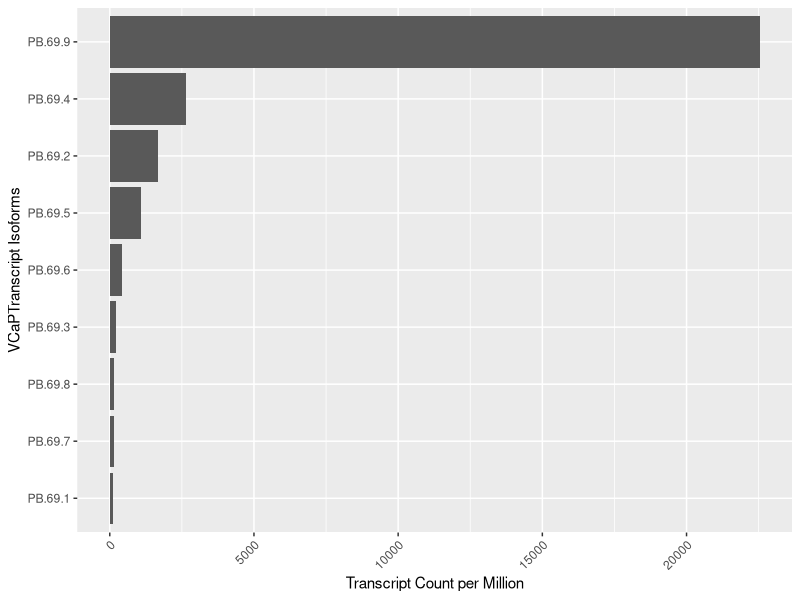
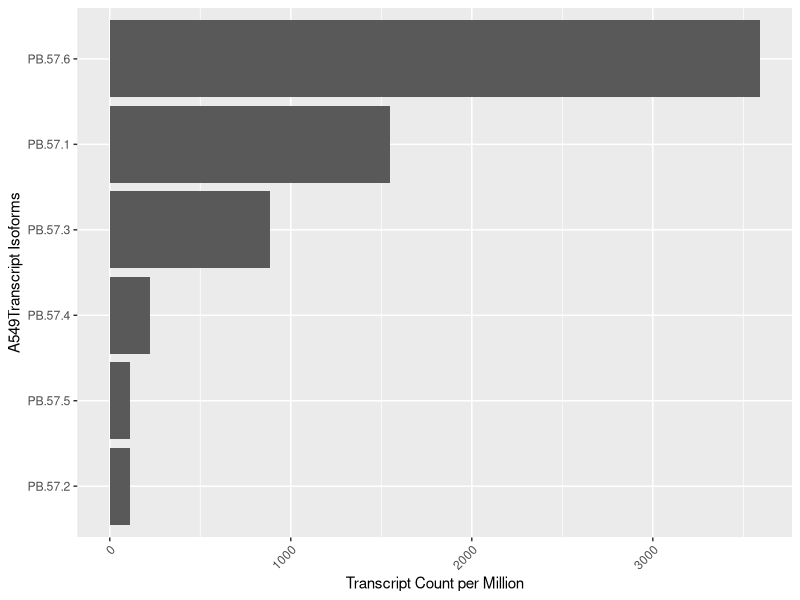
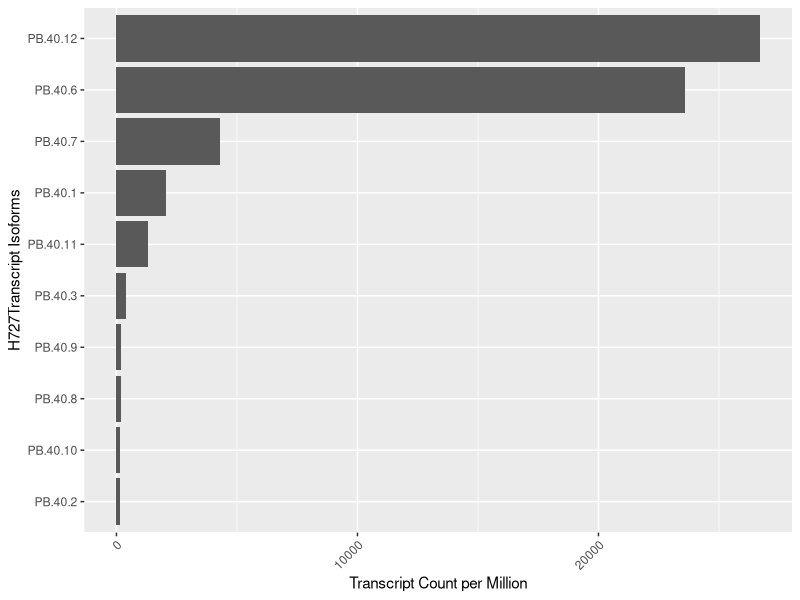
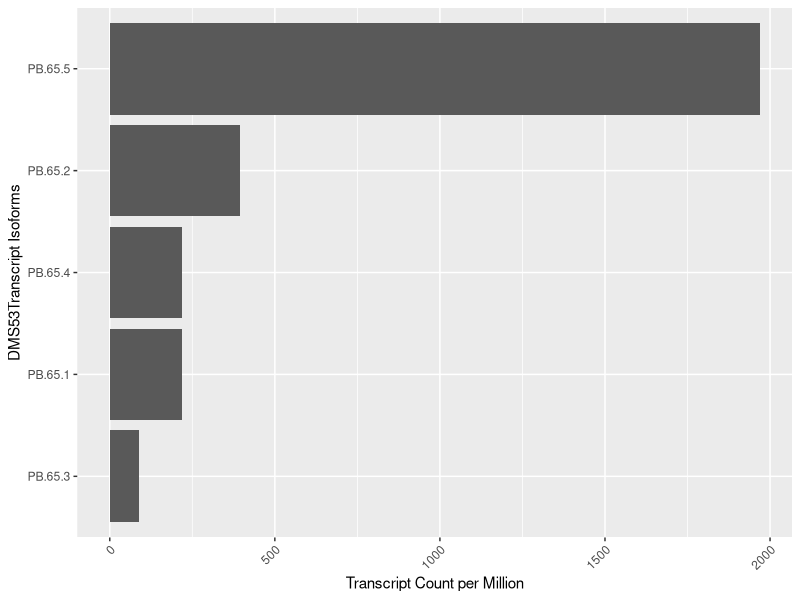
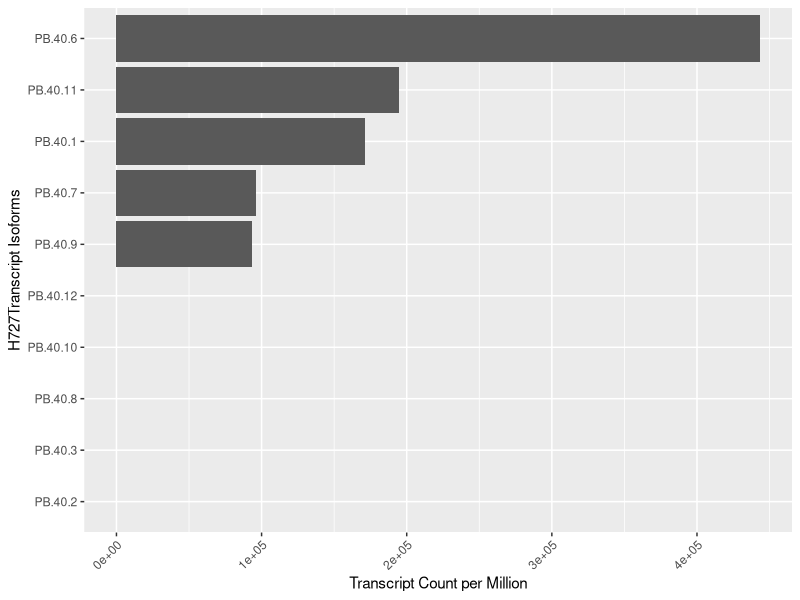

Generate these figures, in order, with R:
##################################2019-07-01###################################
##lbc008-A549;lbc016-H226;lbc024-DMS-53;lbc032-H727;lbc040-VCaP;lbc048-LNCaP###
##no igf1r-as1 isoform: lbc016-H226, lbc048-LNCaP##############################
###############################################################################

isoform_normlize<-function(nreads,totalFL){
  nreads.norm<-nreads/totalFL*10^6
}

#VCaPcell1##
nreads<-c(2,18,24,15,3,3,2,233)
totalFL<-10659
VCaP.cell1<-data.frame(isoform=paste0("PB.53.",1:8),NormCount=isoform_normlize(nreads,totalFL))
#H727cell1##
nreads<-c(18,2,2,3,199,39,2,11,233)
totalFL<-8536
H727.cell1<-data.frame(isoform=paste0("PB.33.",1:9),NormCount=isoform_normlize(nreads,totalFL))
#DMS53#
nreads<-c(3,7,2,24)
totalFL<-12573
DMS53.cell1<-data.frame(isoform=paste0("PB.58.",1:4),NormCount=isoform_normlize(nreads,totalFL))
#A549##
nreads<-c(13,11,35)
totalFL<-10101
A549.cell1<-data.frame(isoform=paste0("PB.45.",1:3),NormCount=isoform_normlize(nreads,totalFL))


##merged cells##
#VCaPcell1##
nreads<-c(2,32,4,51,21,8,3,3,435)
totalFL<-19296
VCaP.merge<-data.frame(isoform=paste0("PB.69.",1:9),NormCount=isoform_normlize(nreads,totalFL))
#H727cell1##
nreads<-c(32,2,6,364,66,3,3,2,20,412)
totalFL<-15425
H727.merge<-data.frame(isoform=paste0("PB.40.",c(1:3,6:12)),NormCount=isoform_normlize(nreads,totalFL))
#DMS53#
nreads<-c(5,9,2,5,45)
totalFL<-22852
DMS53.merge<-data.frame(isoform=paste0("PB.65.",1:5),NormCount=isoform_normlize(nreads,totalFL))
#A549##
nreads<-c(28,2,16,4,2,65)
totalFL<-18098
A549.merge<-data.frame(isoform=paste0("PB.57.",1:6),NormCount=isoform_normlize(nreads,totalFL))

##output data##
write.table(VCaP.merge,"VCaP.merge.isoform.txt",quote=FALSE,col.names = TRUE,row.names = FALSE,sep = "\t")
write.table(H727.merge,"H727.merge.isoform.txt",quote=FALSE,col.names = TRUE,row.names = FALSE,sep = "\t")
write.table(DMS53.merge,"DMS53.merge.isoform.txt",quote=FALSE,col.names = TRUE,row.names = FALSE,sep = "\t")
write.table(A549.merge,"A549.merge.isoform.txt",quote=FALSE,col.names = TRUE,row.names = FALSE,sep = "\t")

###2019-07-12###
##rnaseq reads/isoform quantified by Salmon##
##/home/yren/project/pacbio/rnaseq/transcripts_quant/quant.sf##
tpm<-c(44712.7,0,222866.4,131981.0,206014.8,0,0,0,394425.0)
VCaP.rnaseqSalmon<-data.frame(isoform=paste0("PB.69.",1:9),NormCount=tpm)

tpm<-c(171400.7,0,0,443558.0,96349.2,0,93679.8,0,195012.2,0)
H727.rnaseqSalmon<-data.frame(isoform=paste0("PB.40.",c(1:3,6:12)),NormCount=tpm)

##plot##
##cell1 VCaP##
library(ggplot2)
#x<-c("isoform 3","isoform 5","isoform 7","isoform 1","isoform 9","isoform 2")
#y<-c(6099,1330,174,92,90,83)
#coord<-c("chr15:98839513-98843915","chr15:98831016-98843915","chr15:98838135-98843915","chr15:98838135-98843915","chr15:98839513-98843915","chr15:98839516-98843404")
#cell1.vcap<-data.frame(isoform=x,count=y)
#cell1.vcap$isoform<-factor(cell1.vcap$isoform,levels=c("isoform 2","isoform 9","isoform 1","isoform 7","isoform 5","isoform 3"))
#levels are in the order of bottom to top,smallest to largest##

#VCaP.merge$isoform<-factor(VCaP.merge$isoform,levels=c("PB.69.1","PB.69.7","PB.69.8","PB.69.3","PB.69.6","PB.69.5","PB.69.2","PB.69.4","PB.69.9"))
#p<-ggplot(data=VCaP.merge, aes(x=isoform, y=NormCount)) +
#  geom_bar(stat="identity")+theme(axis.text.x = element_text(angle =90, hjust = 1))
 # Horizontal bar plot
#p1<-p + coord_flip()
#p2<-p1+theme(axis.text.x = element_text(angle =45, hjust = 1))+labs(x="VCaP Transcript Isoforms",y="Transcript Count per Million")
#p2


isoform_plot<-function(dat){
  name<-deparse(substitute(dat))
  cells<-strsplit(name,"[.]")[[1]][1]
  dat$isoform<-factor(dat$isoform,levels=dat$isoform[order(dat$NormCount)])
  p<-ggplot(data=dat,aes(x=isoform,y=NormCount))+
    geom_bar(stat="identity")+theme(axis.text.x = element_text(angle =90, hjust = 1))
  # Horizontal bar plot
  p1<-p + coord_flip()
  p2<-p1+theme(axis.text.x = element_text(angle =45, hjust = 1))+labs(x=paste0(cells,"Transcript Isoforms"),y="Transcript Count per Million")
  p2
  ##pacbio isoform plot##
  ggsave(filename=paste0(cells,".merge.isoform.png"),width=5,height = 5,units = "in",dpi = 300,device = "png")
  ##rnaseq isoform plot##
  #ggsave(filename=paste0(cells,".rnaseqsalmon.isoform.png"),width=5,height = 5,units = "in",dpi = 300,device = "png")
}

isoform_plot(VCaP.merge)
isoform_plot(A549.merge)
isoform_plot(H727.merge)
isoform_plot(DMS53.merge)
isoform_plot(H727.rnaseqSalmon)
